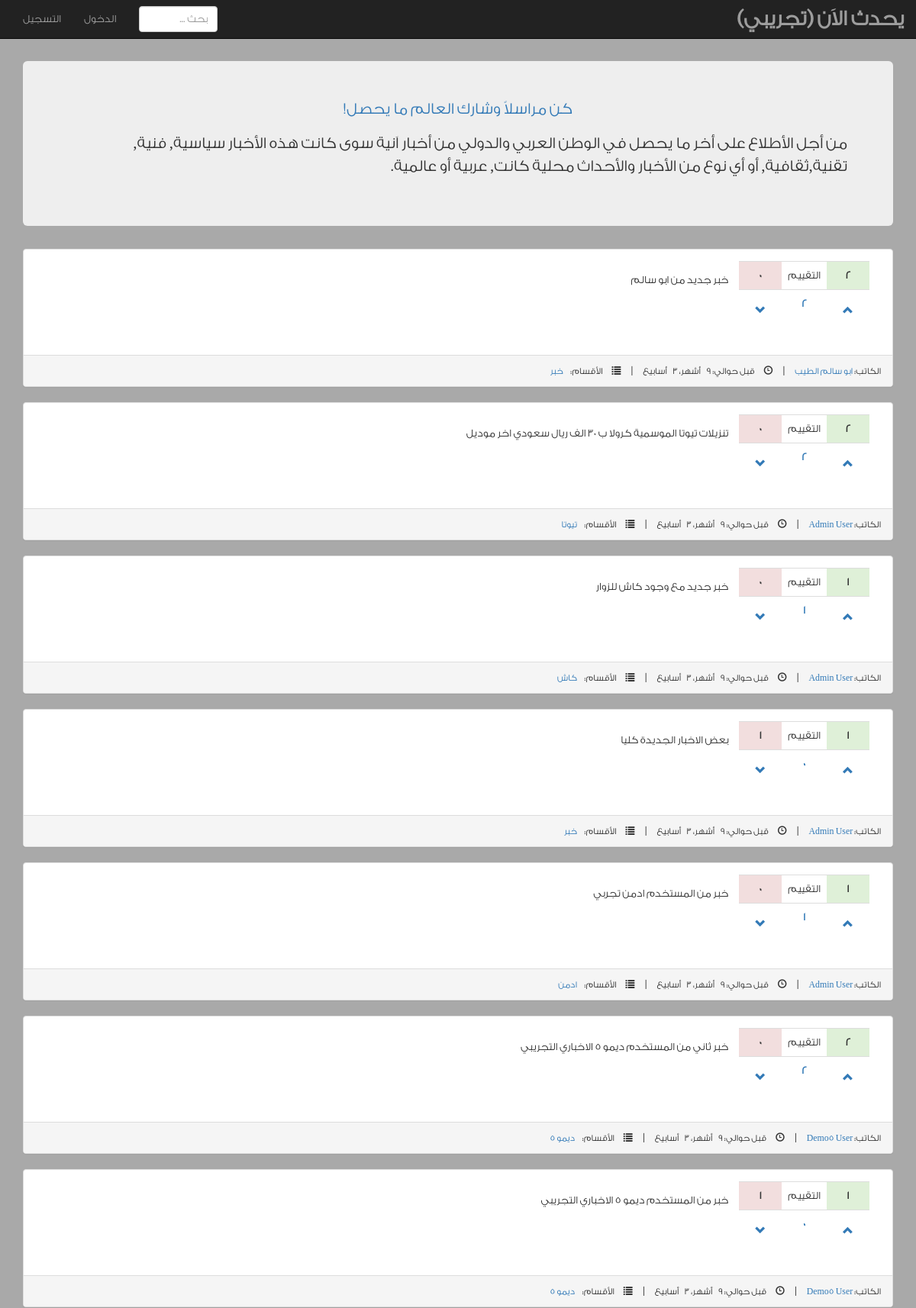
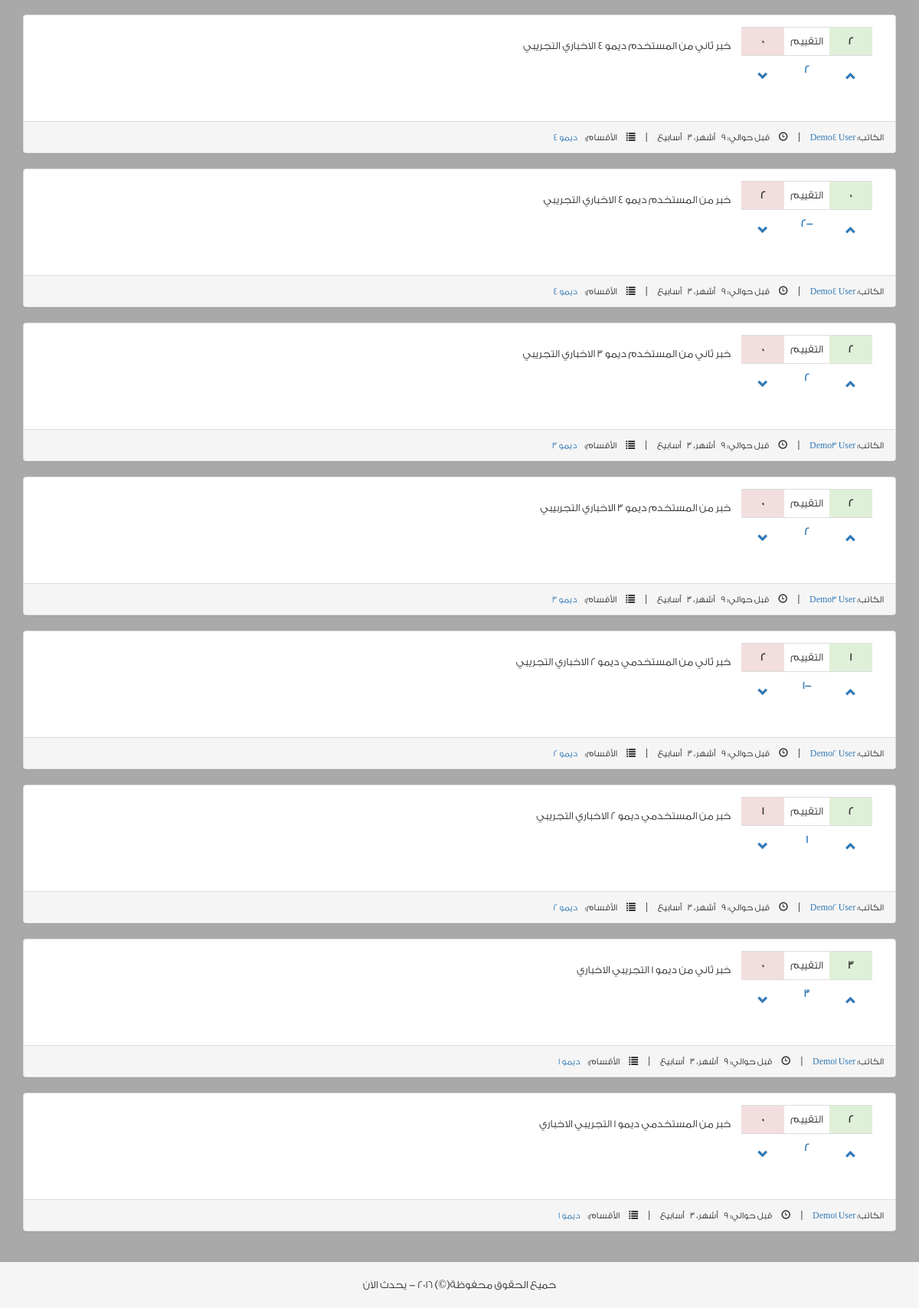
The page / on the database its author committed (2 pictures, top to bottom).
### home/models.py (models this page shows, shortened)
class Post(models.Model):
    content = models.CharField(max_length=300)
    user = models.ForeignKey(User)
    tags = TaggableManager()
    rate_up = models.IntegerField(default=0)
    rate_down = models.IntegerField(default=0)
    rated_by = models.ManyToManyField(User, related_name='rated_posts', symmetrical=False, null=True)
    created_at = models.DateTimeField(auto_now_add=True, auto_now=False, blank=True)
    updated_at = models.DateTimeField(auto_now=True, auto_now_add=False, blank=True)
    class Meta:
        db_table = 'post'
        ordering = ['-created_at']

### home/views.py (the view)
# urls.py: url(r'^$', views.index, name='index'),
def index(request, form=None):
    if request.user.is_authenticated():
        post_form = form or PostForm()
        user = request.user
        posts_list = functions.get_user_posts(user) | functions.get_posts_buddies(user)
        paginator = Paginator(posts_list, constants.PER_PAGE)
        page = request.GET.get('page')
        try:
            posts = paginator.page(page)
        except PageNotAnInteger:
            posts = paginator.page(1)
        except EmptyPage:
            posts = paginator.page(paginator.num_pages)
        context = {'post_form': post_form, 'user': user, 'posts': posts, 'next': '/'}
        return render(request, 'home/index.html', context)
    else:
        posts_list = functions.get_public_posts()
        paginator = Paginator(posts_list, constants.PER_PAGE)
        page = request.GET.get('page')
        try:
            posts = paginator.page(page)
        except PageNotAnInteger:
            posts = paginator.page(1)
        except EmptyPage:
            posts = paginator.page(paginator.num_pages)
        context = {'posts': posts, 'next': '/'}
        return render(request, 'home/index.html', context)

### accounts/forms.py
class LoginForm(forms.Form):
    username = forms.CharField(label=_('اسم المستخدم'),
                               widget=forms.TextInput(attrs={'class': 'form-control',
                                                             'placeholder': 'اسم المستخدم',
                                                             'required': 'required',
                                                             'title': _('يجب كتابة اسم المستخدم')}))
    password = forms.CharField(label='كلمة المرور',
                               widget=forms.PasswordInput(attrs={'class': 'form-control',
                                                                 'placeholder': _('كلمة المرور'),
                                                                 'required': 'required',
                                                                 'title': _('يجب كتابة كلمة المرور')}))

### home/templatetags/login_register.py (called while the page is built)
@register.inclusion_tag('includes/login_register.html')
def login_register_forms():
    return {'login_form': LoginForm(), 'register_form': RegisterForm()}

### home/templatetags/rating.py (called while the page is built)
@register.filter
def total_rating(post):
    return post.rate_up - post.rate_down

### utils/functions.py (called while the page is built)
def get_public_posts():
    posts_count = Post.objects.count()
    posts_dict = cache.get('posts_dict')
    if posts_dict and posts_dict['posts_count'] == posts_count:
        return posts_dict['posts_list']
    else:
        posts_list = Post.objects.prefetch_related().all()
        posts_dict = {'posts_list': posts_list, 'posts_count': posts_count}
        cache.set('posts_dict', posts_dict, constants.CACHE_DURATION)
        return posts_list

### home/templates/home/index.html (shortened to what this page needs)
{% extends 'base.html' %}
{% load static %}
{% load i18n %}
{% block content %}
    {% include "includes/posts.html" %}
{% endblock %}

### templates/includes/posts.html (shortened to what this page needs)
{% load static %}
{% load i18n %}
{% load rating %}
{% if posts %}
    {% for post in posts.object_list %}
        <div class="panel panel-default">
            <div class="panel-body">
                <div class="col-lg-2 col-md-2 hidden-sm hidden-xs">
                    <table id="tbl-rating" class="table">
                        <tr>
                            <td data-name="rating-up" class="text-center bg-success" title="{% trans "تقييم ايجابي" %}">
                                <b>{{ post.rate_up }}</b>
                            </td>
                            <td class="text-center">{% trans "التقييم" %}</td>
                            <td data-name="rating-down" class="text-center bg-danger" title="{% trans "تقييم سلبي" %}">
                                <b>{{ post.rate_down }}</b>
                            </td>
                        </tr>
                        <tr>
                            <td class="text-center">
                                <div class="rate-up">
                                    <button type="submit" data-postid="{{ post.id }}" data-toggle="popover"
                                            class="glyphicon glyphicon-chevron-up btn btn-large btn-link"></button>
                                </div>
                            </td>
                            <td data-name="total-rating" class="text-center text-primary">
                                <b title="{% trans "اجمالي التقييم" %}">
                                    {{ post|total_rating }}
                                </b>
                            </td>
                            <td class="text-center">
                                <div class="rate-down">
                                    <button type="submit" data-postid="{{ post.id }}"
                                            class="glyphicon glyphicon-chevron-down btn btn-large btn-link"></button>
                                </div>
                            </td>
                        </tr>
                    </table>
                </div>
                <div class="col-lg-10 col-md-10 col-xs-12 col-sm-12" style="margin-top: 15px;">
                    <p class="post-content">{{ post.content }}</p>
                </div>
            </div>
            <div class="panel-footer">
                <small> الكاتب: <a href="{% url 'user_page' post.user.username %}">{{ post.user.get_full_name }}</a>
                </small>
                &nbsp; | &nbsp;
                <small><span
                        class="glyphicon glyphicon-time">&nbsp;</span>{% trans "قبل حوالي" %}: {{ post.created_at|timesince }}
                </small>
                &nbsp; | &nbsp;
                <small><span class="glyphicon glyphicon-list">&nbsp;</span>{% trans "الأقسام" %}:&nbsp;
                    {% for tag in post.tags.all %}
                        <a href="{% url 'home:tag_page' tag %}">{{ tag }}</a>{% if not forloop.last %},{% endif %}
                    {% endfor %}
                </small>
            </div>
        </div>
    {% endfor %}
{% else %}
    <p>{% trans "لم يتم اضافة اخبار بعد!" %}</p>
{% endif %}

### static/css/style.css (style rules this page uses)
html { position: relative; min-height: 100%; }
body { font-family: 'Droid Arabic Naskh', 'Conv_GE SS Two Light'; background-color: darkgrey; margin-bottom: 60px; padding-top: 20px; }

### rows shown on the page
Post: rate_up "2", rate_down "0", rate_up+rate_down "2", content "خبر جديد من ابو سالم", user.get_full_name "ابو سالم الطيب", created_at "9 أشهر، 3 أسابيع"
Tag: name "خبر"
Post: rate_up "2", rate_down "0", rate_up+rate_down "2", content "تنزيلات تيوتا الموسمية كروﻻ ب 30 الف ريال سعودي اخر موديل", user.get_full_name "Admin User", created_at "9 أشهر، 3 أسابيع"
Tag: name "تيوتا"
Post: rate_up "1", rate_down "0", rate_up+rate_down "1", content "خبر جديد مع وجود كاش للزوار", user.get_full_name "Admin User", created_at "9 أشهر، 3 أسابيع"
Tag: name "كاش"
Post: rate_up "1", rate_down "1", rate_up+rate_down "0", content "بعض اﻻخبار الجديدة كليا", user.get_full_name "Admin User", created_at "9 أشهر، 3 أسابيع"
Post: rate_up "1", rate_down "0", rate_up+rate_down "1", content "خبر من المستخدم ادمن تجربي", user.get_full_name "Admin User", created_at "9 أشهر، 3 أسابيع"
Tag: name "ادمن"
Post: rate_up "2", rate_down "0", rate_up+rate_down "2", content "خبر ثاني من المستخدم ديمو 5 اﻻخباري التجريبي", user.get_full_name "Demo5 User", created_at "9 أشهر، 3 أسابيع"
Tag: name "ديمو 5"
Post: rate_up "1", rate_down "1", rate_up+rate_down "0", content "خبر من المستخدم ديمو 5 اﻻخباري التجريبي", user.get_full_name "Demo5 User", created_at "9 أشهر، 3 أسابيع"
Post: rate_up "2", rate_down "0", rate_up+rate_down "2", content "خبر ثاني من المستخدم ديمو 4 اﻻخباري التجريبي", user.get_full_name "Demo4 User", created_at "9 أشهر، 3 أسابيع"
Tag: name "ديمو 4"
Post: rate_up "0", rate_down "2", rate_up+rate_down "-2", content "خبر من المستخدم ديمو 4 اﻻخباري التجريبي", user.get_full_name "Demo4 User", created_at "9 أشهر، 3 أسابيع"
Post: rate_up "2", rate_down "0", rate_up+rate_down "2", content "خبر ثاني من المستخدم ديمو 3 اﻻخباري التجريبي", user.get_full_name "Demo3 User", created_at "9 أشهر، 3 أسابيع"
Tag: name "ديمو 3"
Post: rate_up "2", rate_down "0", rate_up+rate_down "2", content "خبر من المستخدم ديمو 3 اﻻخباري التجربيبي", user.get_full_name "Demo3 User", created_at "9 أشهر، 3 أسابيع"
Post: rate_up "1", rate_down "2", rate_up+rate_down "-1", content "خبر ثاني من المستخدمي ديمو 2 اﻻخباري التجريبي", user.get_full_name "Demo2 User", created_at "9 أشهر، 3 أسابيع"
Tag: name "ديمو 2"
Post: rate_up "2", rate_down "1", rate_up+rate_down "1", content "خبر من المستخدمي ديمو 2 اﻻخباري التجريبي", user.get_full_name "Demo2 User", created_at "9 أشهر، 3 أسابيع"
Post: rate_up "3", rate_down "0", rate_up+rate_down "3", content "خبر ثاني من ديمو 1 التجريبي اﻻخباري", user.get_full_name "Demo1 User", created_at "9 أشهر، 3 أسابيع"
Tag: name "ديمو 1"
Post: rate_up "2", rate_down "0", rate_up+rate_down "2", content "خبر من المستخدمي ديمو 1 التجريبي اﻻخباري", user.get_full_name "Demo1 User", created_at "9 أشهر، 3 أسابيع"
